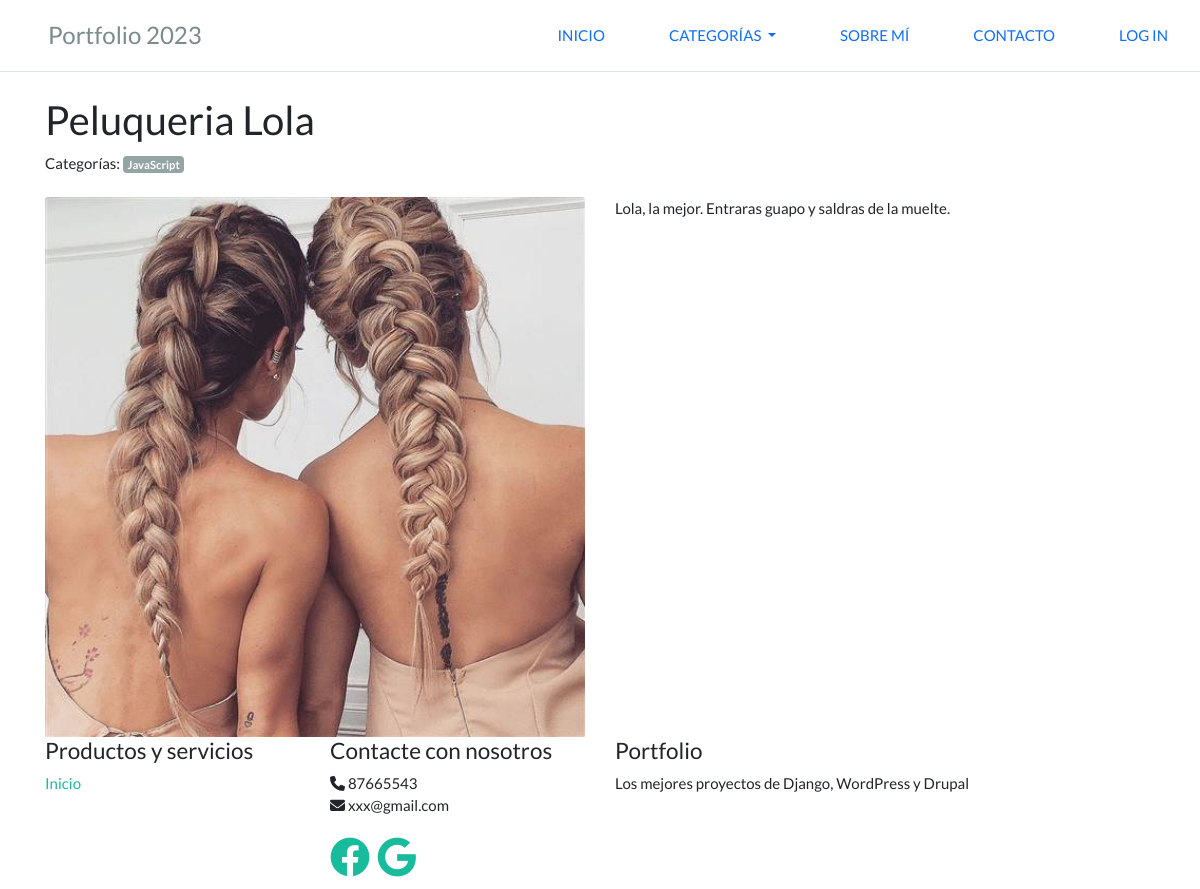
The page /proyecto.php?id=2 on the database its author committed.
### tables this page shows
CREATE TABLE `proyecto` (
  `id` int(11) NOT NULL,
  `clave` varchar(30) NOT NULL,
  `titulo` varchar(40) NOT NULL,
  `fecha` varchar(10) NOT NULL,
  `descripcion` varchar(400) NOT NULL,
  `imagen` varchar(60) DEFAULT NULL
);

CREATE TABLE `categoria` (
  `id` int(11) NOT NULL,
  `Nombre` varchar(20) NOT NULL
);

### mysql/proyecto_sql.php (called while the page is built, shortened)
<?php
function get_proyecto_detail($conn, $proyecto_id){
    $proyecto_select_all = "SELECT * FROM proyecto WHERE id = :proy_id";
    $consulta = $conn->prepare($proyecto_select_all);
    $consulta->setFetchMode(PDO::FETCH_ASSOC);
    $consulta->bindParam(":proy_id", $proyecto_id);
    $isOk = $consulta->execute();
    return $consulta->fetch();
}
?>

### mysql/categoria_sql.php (called while the page is built)
<?php
function get_categorias_por_proyecto($conn, $proyecto_id){
    $categorias_por_proyecto = "SELECT c.nombre, c.id
                                FROM categoria_proyecto cp,
                                    categoria c
                                WHERE c.id = cp.categoria_id
                                    AND cp.proyecto_id = :proy_id";
    $consulta = $conn->prepare($categorias_por_proyecto);
    $consulta->setFetchMode(PDO::FETCH_ASSOC);
    $consulta->bindParam(":proy_id", $proyecto_id);
    $isOk = $consulta->execute();
    return $consulta->fetchAll();
}
function get_categorias_all($conn){
    $todas_las_categorias = "SELECT nombre, id
    FROM categoria" ;
$consulta = $conn->prepare($todas_las_categorias);
$consulta->setFetchMode(PDO::FETCH_ASSOC);
$isOk = $consulta->execute();
return $consulta->fetchAll();
}
?>

### proyecto.php (the view, shortened to what this page needs)
<?php
$proyecto_id = $_GET['id'];
include("templates/header.php");
include_once("mysql/proyecto_sql.php");
include_once("mysql/categoria_sql.php")
;
$conn=open_connection();
$proyecto = get_proyecto_detail($conn, $proyecto_id);
?>
<div class="container">
    <h2><?php echo utf8_encode($proyecto['titulo']) ?></h2>
    <span>Categorías: </span>
    <?php foreach(get_categorias_por_proyecto($conn, $proyecto['id']) as $categoria): ?>
        <a href="index.php?categoria=<?php echo $categoria['id']?>" class="badge bg-secondary"><?php echo utf8_encode($categoria['nombre'])?></a>
    <?php endforeach; ?>
    <br> <br>
    <div class="row">
        <div class="col-sm">
        <img class="card-img-top" src="<?php echo (($proyecto['imagen']!=NULL) ? $proyecto['imagen']  : "/static/images/picture-not-available.jpg");?> "alt="<?php echo utf8_encode($proyecto['titulo'])?>" class="img-fluid rounded">
            <br>
        </div>
        <div class="col-sm">
            <?php echo utf8_encode($proyecto['descripcion']) ?>
        </div>
    </div>
</div>
<?php include("templates/footer.php"); ?>

### rows shown on the page
proyecto: titulo "Peluqueria Lola", imagen (picture), descripcion "Lola, la mejor. Entraras guapo y saldras de la muelte."
categoria: Nombre "JavaScript"

### other values the page prints
anyoActual() "2023"
